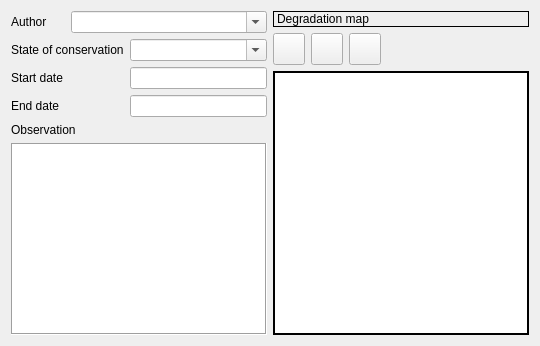
     <widget class="QWidget" name="tabWidgetPage1">
      <attribute name="icon">
       <iconset resource="../../resources/hff_resources.qrc">
        <normaloff>:/icons/pottery.png</normaloff>:/icons/pottery.png</iconset>
      </attribute>
      <attribute name="title">
       <string>General information</string>
      </attribute>
      <layout class="QGridLayout" name="gridLayout_12">
       <item row="4" column="0" colspan="2">
        <widget class="QLabel" name="label_6">
         <property name="text">
          <string>Observation</string>
         </property>
        </widget>
       </item>
       <item row="2" column="0">
        <widget class="QLabel" name="label_4">
         <property name="text">
          <string>Start date</string>
         </property>
        </widget>
       </item>
       <item row="1" column="0" colspan="2">
        <widget class="QLabel" name="label_3">
         <property name="text">
          <string>State of conservation</string>
         </property>
        </widget>
       </item>
       <item row="3" column="0">
        <widget class="QLabel" name="label_5">
         <property name="text">
          <string>End date</string>
         </property>
        </widget>
       </item>
       <item row="0" column="1" colspan="2">
        <widget class="QComboBox" name="comboBox_author">
         <property name="editable">
          <bool>true</bool>
         </property>
        </widget>
       </item>
       <item row="1" column="2">
        <widget class="QComboBox" name="comboBox_st_conservation">
         <property name="editable">
          <bool>true</bool>
         </property>
         <item>
          <property name="text">
           <string />
          </property>
         </item>
         <item>
          <property name="text">
           <string>Good</string>
          </property>
         </item>
         <item>
          <property name="text">
           <string>Bad</string>
          </property>
         </item>
         <item>
          <property name="text">
           <string>Intermediate</string>
          </property>
         </item>
        </widget>
       </item>
       <item row="0" column="3" rowspan="6">
        <layout class="QGridLayout" name="gridLayout_7">
         <item row="0" column="0" colspan="5">
          <widget class="QLabel" name="label_12">
           <property name="frameShape">
            <enum>QFrame::Panel</enum>
           </property>
           <property name="text">
            <string>Degradation map</string>
           </property>
          </widget>
         </item>
         <item row="3" column="0" colspan="5">
          <widget class="QListWidget" name="iconListWidget">
           <property name="maximumSize">
            <size>
             <width>500</width>
             <height>16777215</height>
            </size>
           </property>
           <property name="frameShape">
            <enum>QFrame::WinPanel</enum>
           </property>
           <property name="frameShadow">
            <enum>QFrame::Plain</enum>
           </property>
           <property name="showDropIndicator" stdset="0">
            <bool>true</bool>
           </property>
           <property name="dragEnabled">
            <bool>true</bool>
           </property>
           <property name="dragDropOverwriteMode">
            <bool>true</bool>
           </property>
           <property name="dragDropMode">
            <enum>QAbstractItemView::DragDrop</enum>
           </property>
           <property name="defaultDropAction">
            <enum>Qt::IgnoreAction</enum>
           </property>
           <property name="movement">
            <enum>QListView::Snap</enum>
           </property>
           <property name="isWrapping" stdset="0">
            <bool>true</bool>
           </property>
           <property name="resizeMode">
            <enum>QListView::Adjust</enum>
           </property>
           <property name="viewMode">
            <enum>QListView::IconMode</enum>
           </property>
           <property name="uniformItemSizes">
            <bool>true</bool>
           </property>
           <property name="wordWrap">
            <bool>true</bool>
           </property>
           <property name="selectionRectVisible">
            <bool>true</bool>
           </property>
           <property name="sortingEnabled">
            <bool>true</bool>
           </property>
          </widget>
         </item>
         <item row="1" column="1">
          <widget class="QPushButton" name="pushButton_assigntags">
           <property name="sizePolicy">
            <sizepolicy hsizetype="Expanding" vsizetype="Fixed">
             <horstretch>0</horstretch>
             <verstretch>0</verstretch>
            </sizepolicy>
           </property>
           <property name="maximumSize">
            <size>
             <width>32</width>
             <height>32</height>
            </size>
           </property>
           <property name="text">
            <string />
           </property>
           <property name="icon">
            <iconset resource="../../resources/hff_resources.qrc">
             <normaloff>:/icons/add_tag.png</normaloff>:/icons/add_tag.png</iconset>
           </property>
          <property name="iconSize"><size><width>24</width><height>24</height></size></property><property name="minimumSize"><size><width>32</width><height>32</height></size></property></widget>
         </item>
         <item row="1" column="0">
          <widget class="QPushButton" name="pushButton_all_images">
           <property name="sizePolicy">
            <sizepolicy hsizetype="Expanding" vsizetype="Fixed">
             <horstretch>0</horstretch>
             <verstretch>0</verstretch>
            </sizepolicy>
           </property>
           <property name="maximumSize">
            <size>
             <width>32</width>
             <height>32</height>
            </size>
           </property>
           <property name="icon">
            <iconset resource="../../resources/hff_resources.qrc">
             <normaloff>:/icons/photo2.png</normaloff>:/icons/photo2.png</iconset>
           </property>
          <property name="iconSize"><size><width>24</width><height>24</height></size></property><property name="minimumSize"><size><width>32</width><height>32</height></size></property></widget>
         </item>
         <item row="1" column="2">
          <widget class="QPushButton" name="pushButton_removetags">
           <property name="sizePolicy">
            <sizepolicy hsizetype="Expanding" vsizetype="Fixed">
             <horstretch>0</horstretch>
             <verstretch>0</verstretch>
            </sizepolicy>
           </property>
           <property name="maximumSize">
            <size>
             <width>32</width>
             <height>32</height>
            </size>
           </property>
           <property name="icon">
            <iconset resource="../../resources/hff_resources.qrc">
             <normaloff>:/icons/remove_tag.png</normaloff>:/icons/remove_tag.png</iconset>
           </property>
          <property name="iconSize"><size><width>24</width><height>24</height></size></property><property name="minimumSize"><size><width>32</width><height>32</height></size></property></widget>
         </item>
        </layout>
       </item>
       <item row="0" column="0">
        <widget class="QLabel" name="label_2">
         <property name="text">
          <string>Author</string>
         </property>
        </widget>
       </item>
       <item row="5" column="0" colspan="3">
        <widget class="QTextEdit" name="textEdit_observation">
         <property name="frameShape">
          <enum>QFrame::Box</enum>
         </property>
         <property name="autoFormatting">
          <set>QTextEdit::AutoAll</set>
         </property>
         <property name="tabStopDistance">
          <double>80.000000000000000</double>
         </property>
        </widget>
       </item>
       <item row="2" column="2">
        <widget class="QLineEdit" name="dateEdit_start">
         <property name="clearButtonEnabled">
          <bool>false</bool>
         </property>
        </widget>
       </item>
       <item row="3" column="2">
        <widget class="QLineEdit" name="dateEdit_end" />
       </item>
      </layout>
     </widget>
